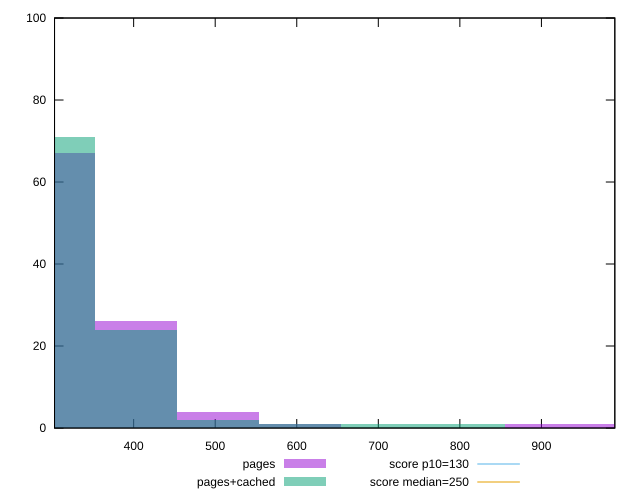

The gnuplot source for this figure:
reset

$pages <<EOF
906.1071395756073 1
1006.7857106395637 1
402.7142842558255 26
503.39285531978186 4
302.0357131918691 67
604.0714263837382 1
EOF

$pagesCached <<EOF
805.428568511651 1
302.0357131918691 71
402.7142842558255 24
604.0714263837382 1
503.39285531978186 2
704.7499974476946 1
EOF

set key outside below
set boxwidth 100.67857106395637
set xrange [303.0000000000009:989.9999999999982]
set yrange [0:100]
set trange [0:100]
set style fill transparent solid 0.5 noborder

set parametric
set terminal svg size 640, 500 enhanced background rgb 'white'
set output "report_00026_2021-02-22T21:38:55.199Z/max-potential-fid/comparison/histogram/0_vs_1.svg"

plot $pages title "pages" with boxes, \
     $pagesCached title "pages+cached" with boxes, \
     130,t title "score p10=130", \
     250,t title "score median=250"

reset
